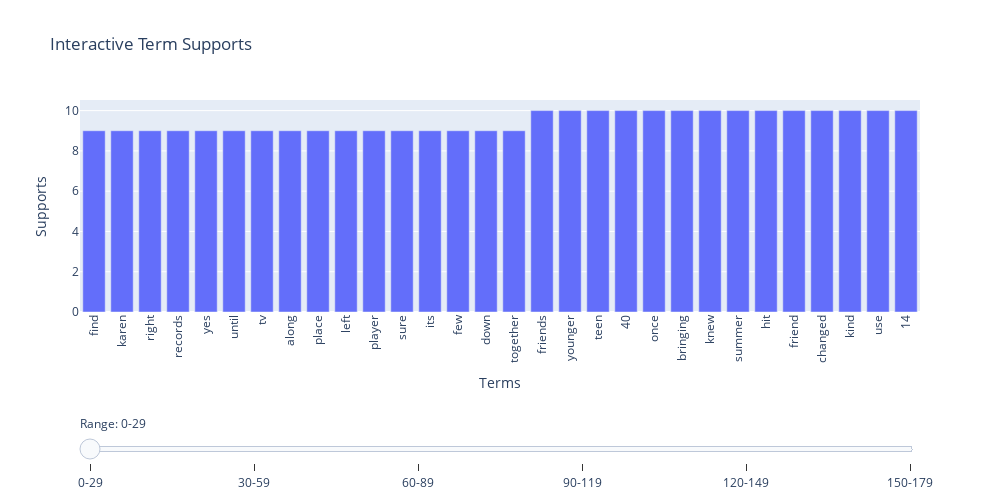
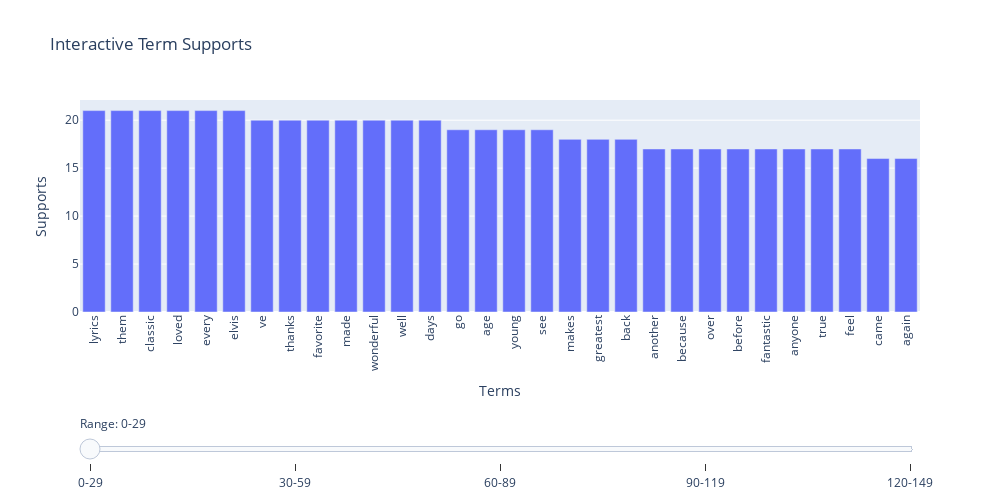

The notebook cell these images were saved under, in order:
### Markdown cell above
#### Apply FPGrowth algorithms to finding frequent pattern

### Code cell
from PAMI.frequentPattern.basic import FPGrowth as alg

# nostalgia data
fp_obj_nostalgia = alg.FPGrowth(iFile='td_freq_db_nostalgia.csv', minSup=9)
fp_obj_nostalgia.mine()
print('Total Patterns Count for Nostalgia:', len(fp_obj_nostalgia.getPatternsAsDataFrame()))
print('Runtime for Nostalgia:', fp_obj_nostalgia.getRuntime())
fp_obj_nostalgia.save('freq_patterns_nostalgia_minSup9.txt')

ta.plot_frequent_patterns(patterns_df_nostalgia,ascending=9)

# not nostalgia data
fp_obj_not_nostalgia = alg.FPGrowth(iFile='td_freq_db_not_nostalgia.csv', minSup=9)
fp_obj_not_nostalgia.mine()
print('Total Patterns Count for Not Nostalgia:', len(fp_obj_not_nostalgia.getPatternsAsDataFrame()))
print('Runtime for Not Nostalgia:', fp_obj_not_nostalgia.getRuntime())
fp_obj_not_nostalgia.save('freq_patterns_not_nostalgia_minSup9.txt')

ta.plot_frequent_patterns(patterns_df_not_nostalgia,ascending=False)

### Figure 1 — Plotly figure (JSON) as saved in the notebook; plotly's stock layout.template omitted (floating-point values rounded to 4 significant figures)
{"data": [{"type": "bar", "x": ["find", "karen", "right", "records", "yes", "until", "tv", "along", "place", "left", "player", "sure", "its", "few", "down", "together", "friends", "younger", "teen", "40", "once", "bringing", "knew", "summer", "hit", "friend", "changed", "kind", "use", "14"], "y": [9, 9, 9, 9, 9, 9, 9, 9, 9, 9, 9, 9, 9, 9, 9, 9, 10, 10, 10, 10, 10, 10, 10, 10, 10, 10, 10, 10, 10, 10]}], "layout": {"height": 500, "sliders": [{"active": 0, "currentvalue": {"prefix": "Range: "}, "pad": {"t": 100}, "steps": [{"args": [{"x": [["find", "karen", "right", "records", "yes", "until", "tv", "along", "place", "left", "player", "sure", "its", "few", "down", "together", "friends", "younger", "teen", "40", "once", "bringing", "knew", "summer", "hit", "friend", "changed", "kind", "use"]], "y": [[9, 9, 9, 9, 9, 9, 9, 9, 9, 9, 9, 9, 9, 9, 9, 9, 10, 10, 10, 10, 10, 10, 10, 10, 10, 10, 10, 10, 10]]}], "label": "0-29", "method": "update"}, {"args": [{"x": [["also", "into", "god", "home", "didn", "awesome", "60s", "real", "amazing", "lost", "car", "1963", "older", "nice", "night", "through", "brother", "here", "went", "which", "remind", "other", "classic", "before", "words", "born", "house", "tune", "going"]], "y": [[10, 10, 10, 10, 10, 10, 10, 10, 10, 11, 11, 11, 11, 11, 11, 11, 11, 11, 11, 11, 11, 11, 11, 11, 11, 11, 11, 11, 11]]}], "label": "30-59", "method": "update"}, {"args": [{"x": [["big", "late", "sister", "youth", "their", "50", "80s", "70s", "dancing", "forever", "fantastic", "your", "people", "grew", "around", "name", "80", "even", "lyrics", "eyes", "10", "last", "rip", "think", "age", "while", "growing", "don", "take"]], "y": [[11, 11, 12, 12, 12, 12, 12, 12, 12, 12, 12, 12, 12, 12, 12, 12, 13, 13, 13, 13, 13, 13, 13, 13, 13, 13, 14, 14, 14]]}], "label": "60-89", "method": "update"}, {"args": [{"x": [["tears", "during", "missed", "made", "later", "make", "country", "hearing", "could wish", "past", "man", "sang", "yesterday", "see", "where", "too", "father", "singer", "dance", "do", "boy", "feel", "nostalgia", "mother", "gone", "died", "live", "if", "lot"]], "y": [[14, 14, 14, 14, 14, 14, 14, 14, 15, 15, 15, 15, 15, 15, 15, 15, 15, 15, 15, 15, 15, 16, 16, 16, 16, 16, 16, 16, 16]]}], "label": "90-119", "method": "update"}, {"args": [{"x": [["world", "most", "us", "come", "wow", "2019", "reeves jim", "oh", "know", "more", "heart", "60", "record", "teenager", "get", "way", "being", "parents", "because", "cry", "no", "nostalgic", "reeves", "early", "well", "did", "lovely", "girl", "been"]], "y": [[16, 17, 17, 17, 17, 17, 17, 18, 18, 18, 18, 18, 18, 18, 18, 19, 19, 19, 19, 19, 19, 19, 19, 20, 20, 20, 20, 20, 21]]}], "label": "120-149", "method": "update"}, {"args": [{"x": [["got", "sweet", "over", "since", "high", "playing", "memory", "bring", "long", "sad", "child", "year", "jim", "away", "by", "has", "today", "about", "could", "wish", "or", "them", "only", "kid", "such", "go", "ever", "would", "will"]], "y": [[21, 21, 21, 22, 22, 22, 23, 23, 23, 23, 24, 24, 25, 25, 25, 25, 25, 25, 25, 26, 26, 26, 26, 26, 26, 28, 28, 28, 28]]}], "label": "150-179", "method": "update"}]}], "title": {"text": "Interactive Term Supports"}, "width": 1000, "xaxis": {"autorange": true, "range": [-0.5, 29.5], "tickangle": -90, "title": {"text": "Terms"}, "type": "category"}, "yaxis": {"autorange": true, "range": [0, 10.53], "title": {"text": "Supports"}, "type": "linear"}}}

### Figure 2 — Plotly figure (JSON) as saved in the notebook; plotly's stock layout.template omitted (floating-point values rounded to 4 significant figures)
{"data": [{"type": "bar", "x": ["lyrics", "them", "classic", "loved", "every", "elvis", "ve", "thanks", "favorite", "made", "wonderful", "well", "days", "go", "age", "young", "see", "makes", "greatest", "back", "another", "because", "over", "before", "fantastic", "anyone", "true", "feel", "came", "again"], "y": [21, 21, 21, 21, 21, 21, 20, 20, 20, 20, 20, 20, 20, 19, 19, 19, 19, 18, 18, 18, 17, 17, 17, 17, 17, 17, 17, 17, 16, 16]}], "layout": {"height": 500, "sliders": [{"active": 0, "currentvalue": {"prefix": "Range: "}, "pad": {"t": 100}, "steps": [{"args": [{"x": [["lyrics", "them", "classic", "loved", "every", "elvis", "ve", "thanks", "favorite", "made", "wonderful", "well", "days", "go", "age", "young", "see", "makes", "greatest", "back", "another", "because", "over", "before", "fantastic", "anyone", "true", "feel", "came"]], "y": [[21, 21, 21, 21, 21, 21, 20, 20, 20, 20, 20, 20, 20, 19, 19, 19, 19, 18, 18, 18, 17, 17, 17, 17, 17, 17, 17, 17, 16]]}], "label": "0-29", "method": "update"}, {"args": [{"x": [["sound", "singers", "country", "forever", "little", "wow", "even", "say", "where", "without", "after", "should", "anymore", "us", "live", "feeling", "new", "name", "pop", "into", "same", "era", "original", "something", "play", "played", "nothing", "right", "seen"]], "y": [[16, 16, 16, 16, 16, 16, 16, 16, 16, 15, 15, 15, 15, 15, 15, 14, 14, 14, 14, 14, 14, 14, 14, 13, 13, 13, 13, 13, 13]]}], "label": "30-59", "method": "update"}, {"args": [{"x": [["our", "may", "being", "youtube", "few", "guy", "romantic", "sure", "times", "lovely", "nowadays", "tune", "single", "tears", "around", "girl", "brilliant", "sounds", "wrong", "yes", "put", "band", "work", "away", "someone", "hit", "long", "enjoy", "which"]], "y": [[13, 13, 13, 13, 12, 12, 12, 12, 12, 12, 12, 12, 12, 12, 12, 12, 12, 12, 12, 11, 11, 11, 11, 11, 11, 11, 11, 11, 11]]}], "label": "60-89", "method": "update"}, {"args": [{"x": [["generation", "does", "called", "dance", "gonna", "words", "didn", "voices", "eyes", "thought", "kind", "re", "lol", "lot", "pretty", "movie", "tell", "emotion", "thing", "other", "says", "rock", "believe", "down", "ago", "lady", "sings", "want", "understand"]], "y": [[11, 11, 11, 11, 11, 11, 11, 11, 11, 11, 11, 11, 11, 11, 11, 10, 10, 10, 10, 10, 10, 10, 10, 10, 10, 10, 10, 10, 10]]}], "label": "90-119", "method": "update"}, {"args": [{"x": [["family", "pure", "others", "things", "ones", "mind", "60s", "60", "soul", "though", "please", "special", "wonder", "person", "sung", "year", "handsome", "perfect", "born", "ll", "happy", "almost", "end", "favorites"]], "y": [[9, 9, 9, 9, 9, 9, 9, 9, 9, 9, 9, 9, 9, 9, 9, 9, 9, 9, 9, 9, 9, 9, 9, 9]]}], "label": "120-149", "method": "update"}]}], "title": {"text": "Interactive Term Supports"}, "width": 1000, "xaxis": {"autorange": true, "range": [-0.5, 29.5], "tickangle": -90, "title": {"text": "Terms"}, "type": "category"}, "yaxis": {"autorange": true, "range": [0, 22.11], "title": {"text": "Supports"}, "type": "linear"}}}
